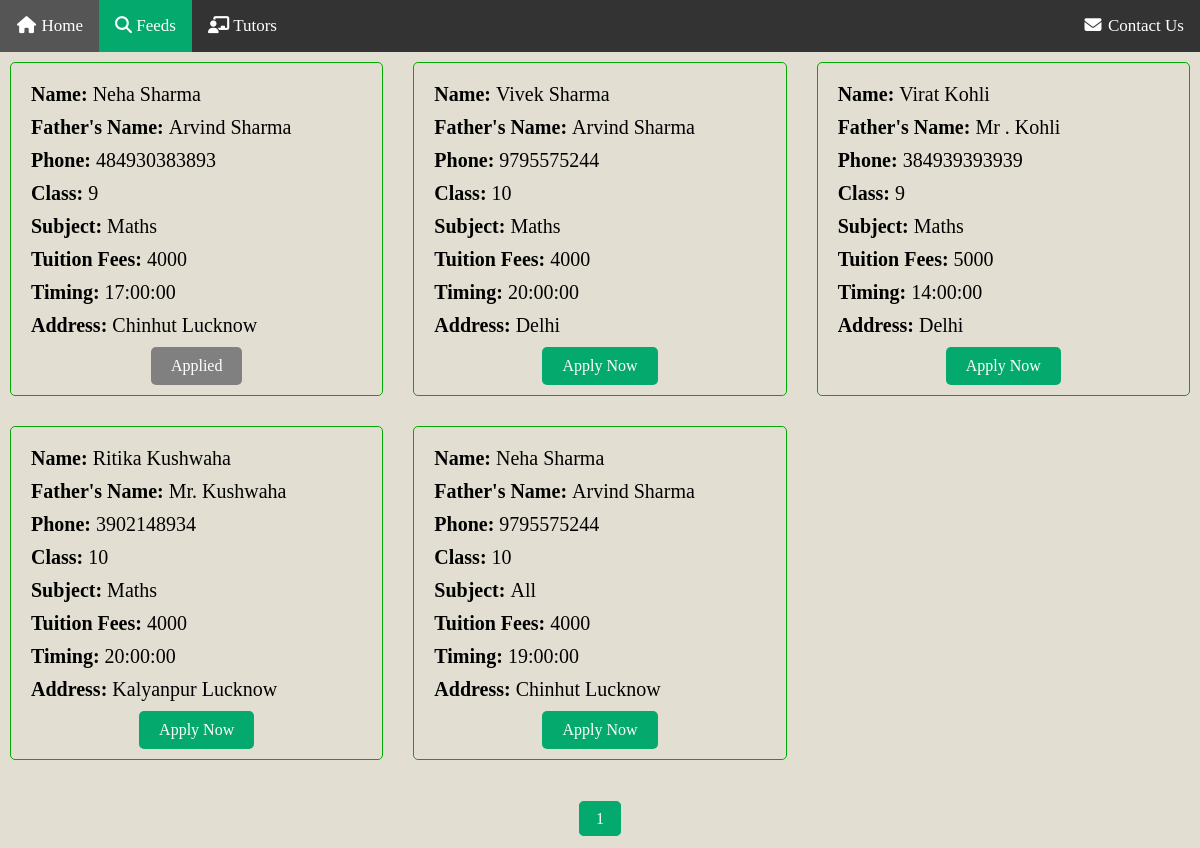
The page /feeds (signed in) on the database as committed earlier.
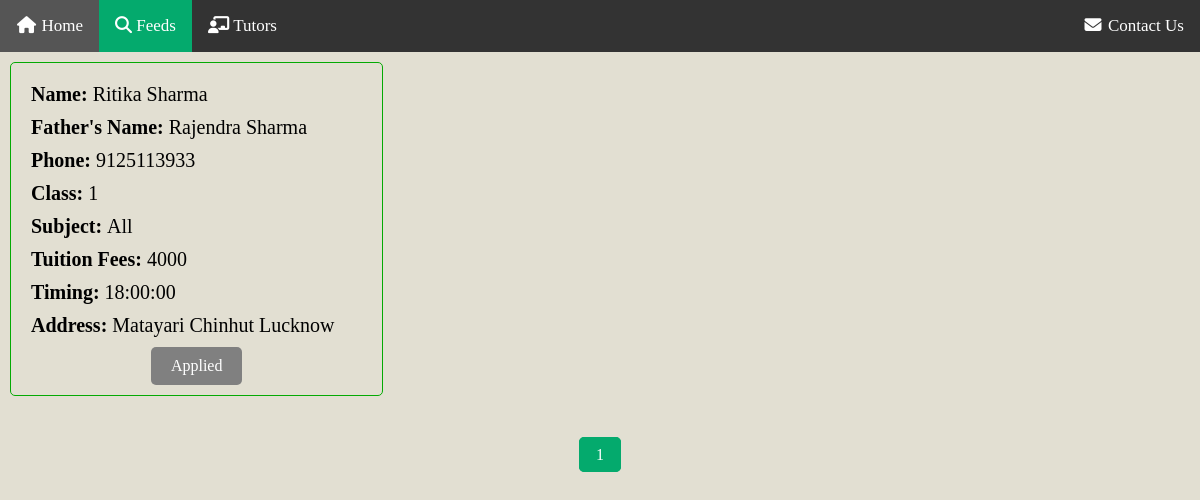
The same page on the database as committed later.
### app.py (models this page shows)
class Student(db.Model):
    id = db.Column(db.Integer, primary_key=True)
    name = db.Column(db.String(100), nullable=False)
    father_name = db.Column(db.String(100), nullable=False)
    phone = db.Column(db.String(15), nullable=False)
    class_name = db.Column(db.String(20), nullable=False)
    subject = db.Column(db.String(50), nullable=False)
    tuition_fees = db.Column(db.String(50), nullable=False)
    timing = db.Column(db.Time, nullable=False)
    address = db.Column(db.String(20), nullable=False)

### app.py (the view)
@app.route('/feeds')
@login_required  # Ensure the user is logged in
def feeds():
    page = request.args.get('page', 1, type=int)
    students = Student.query.paginate(page=page, per_page=10)
    applied_student_ids = []
    if current_user.is_authenticated:
        applied_students = AppliedStudent.query.filter_by(user_email=current_user.email).all()
        applied_student_ids = [applied.student_id for applied in applied_students]
        logging.debug(f'Applied Student IDs: {applied_student_ids}')
    csrf_token = generate_csrf()
    return render_template('feeds.html', students=students, applied_student_ids=applied_student_ids, csrf_token=csrf_token)

### app.py (called while the page is built)
@login_manager.user_loader
def load_user(user_id):
    return User.query.get(int(user_id))

### templates/feeds.html (shortened to what this page needs)
<!DOCTYPE html>
<html lang="en">
<head>
    <link rel="stylesheet" href="{{ url_for('static', filename='feeds.css') }}">
    <link rel="stylesheet" href="https://cdnjs.cloudflare.com/ajax/libs/font-awesome/6.5.2/css/all.min.css">
</head>
<body>
    <div class="navbar">
        <a class="{{ 'active' if request.path == url_for('home') else '' }}" href="{{ url_for('home') }}"><i class="fa fa-fw fa-home"></i> Home</a>
        <a class="{{ 'active' if request.path == url_for('feeds') else '' }}" href="{{ url_for('feeds') }}"><i class="fa-solid fa-magnifying-glass"></i> Feeds</a>
        <a class="{{ 'active' if request.path == url_for('search_tutors') else '' }}" href="{{ url_for('search_tutors') }}"><i class="fa-solid fa-chalkboard-user"></i> Tutors</a>
        <div class="rh">
            <a href="{{ url_for('contactus') }}"><i class="fa fa-fw fa-envelope"></i> Contact Us</a>
        </div>
    </div>
    <div class="container">
        {% for student in students.items %}
        <div class="student-box">
            <p><span class="table-heading">Name:</span>{{ student.name }}</p>
            <p><span class="table-heading">Father's Name:</span>{{ student.father_name }}</p>
            <p><span class="table-heading">Phone:</span>{{ student.phone }}</p>
            <p><span class="table-heading">Class:</span>{{ student.class_name }}</p>
            <p><span class="table-heading">Subject:</span>{{ student.subject }}</p>
            <p><span class="table-heading">Tuition fees:</span>{{ student.tuition_fees }}</p>
            <p><span class="table-heading">Timing:</span>{{ student.timing }}</p>
            <p><span class="table-heading">Address:</span>{{ student.address }}</p>
            <div class="apply-button">
                {% if student.id in applied_student_ids %}
                    <button type="button" class="applied-btn" disabled>Applied</button>
                {% else %}
                    <form action="{{ url_for('apply_now') }}" method="post">
                        <button type="submit" class="apply-now-btn">Apply Now</button>
                    </form>
                {% endif %}
            </div>
        </div>
        {% endfor %}
    </div>
    <div class="pagination">
        {% for page_num in students.iter_pages() %}
            {% if page_num %}
                <a href="{{ url_for('feeds', page=page_num) }}" class="{{ 'active' if page_num == students.page else '' }}">{{ page_num }}</a>
            {% else %}
                <span>...</span>
            {% endif %}
        {% endfor %}
    </div>
</body>
</html>

### static/feeds.css (style rules this page uses)
* { margin: 0; padding: 0; font-family: 'Times New Roman', Times, serif; }
.navbar { width: 100%; background-color: #333; overflow: auto; }
.rh { float: right; }
.navbar a { float: left; padding: 16px; color: white; text-decoration: none; font-size: 17px; }
.active { background-color: #04AA6D; }
body { font-family: Arial, sans-serif; background-color: #E2DFD2; }
.container { display: grid; grid-template-columns: repeat(auto-fill, minmax(300px, 1fr)); grid-gap: 10px; margin-bottom: 40px; }
.student-box, .tutor-box { border: 1px solid #04aa04; font-size: 20px; text-transform: capitalize; padding: 10px; margin: 10px; overflow: auto; border-radius: 5px; }
.table-heading { font-weight: bold; margin-right: 5px; }
.apply-button { margin-top: 10px; text-align: center; }
.apply-button .apply-now-btn, .apply-button .applied-btn { display: inline-block; color: #fff; padding: 10px 20px; font-size: 16px; border: none; border-radius: 5px; cursor: pointer; text-decoration: none; transition: background-color 0.3s; }
.apply-button .applied-btn { background-color: #808080; cursor: default; }
.student-box p, .tutor-box p { margin: 10px; }
.pagination { text-align: center; margin: 20px 0; }
.pagination a { color: #04AA6D; padding: 8px 16px; text-decoration: none; border: 1px solid #04AA6D; border-radius: 5px; margin: 0 5px; }
.pagination .active { background-color: #04AA6D; color: white; }

Rows that differ between the two databases and show on the page:
removed Student: name "Vivek Sharma", father_name "Arvind Sharma", phone "9795575244", class_name "10", subject "Maths", tuition_fees "4000", timing "20:00:00", address "Delhi"
removed Student: name "Virat Kohli", father_name "Mr . Kohli", phone "384939393939", class_name "9", subject "Maths", tuition_fees "5000", timing "14:00:00", address "Delhi"
removed Student: name "Ritika Kushwaha", father_name "Mr. Kushwaha", phone "3902148934", class_name "10", subject "Maths", tuition_fees "4000", timing "20:00:00", address "Kalyanpur Lucknow"
removed Student: name "Neha Sharma", father_name "Arvind Sharma", phone "9795575244", class_name "10", subject "All", tuition_fees "4000", timing "19:00:00", address "Chinhut Lucknow"
changed Student: name "Neha Sharma" → "Ritika Sharma"; father_name "Arvind Sharma" → "Rajendra Sharma"; phone "484930383893" → "9125113933"; class_name "9" → "1"; subject "Maths" → "All"; timing "17:00:00" → "18:00:00"; address "Chinhut Lucknow" → "Matayari Chinhut Lucknow"
